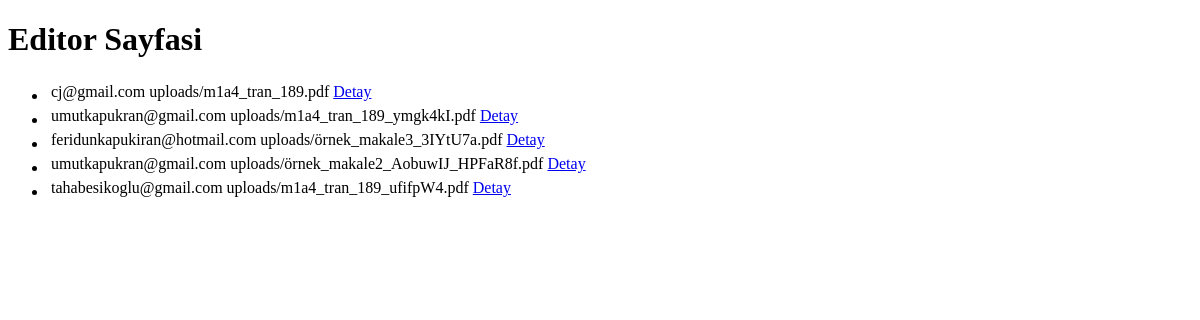
The page /editor/ on the database as committed earlier.
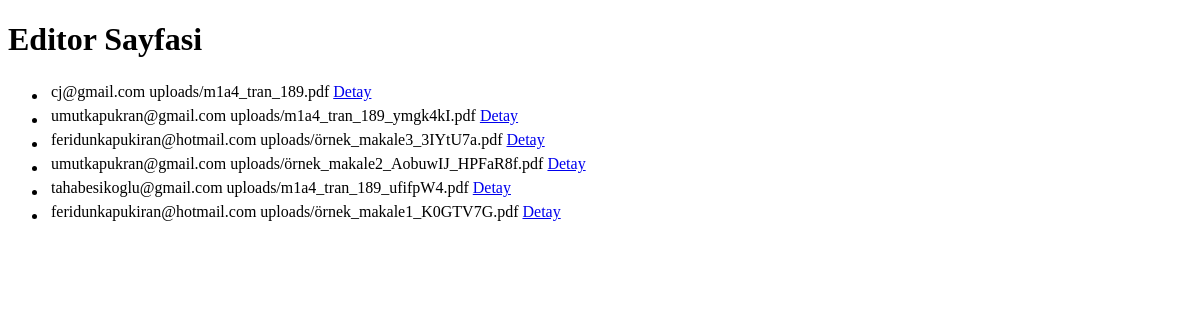
The same page on the database as committed later.
### app/models.py (models this page shows, shortened)
class Article(models.Model):
    file = models.FileField(upload_to='uploads/')
    author_email = models.EmailField()
    upload_date = models.DateTimeField(auto_now_add=True)
    status = models.CharField(max_length=255, default="Anonimleştirilmemiş")
    konu = models.TextField(blank=True, null=True)
    hakem = models.ForeignKey("Reviewer", on_delete=models.SET_NULL, null=True, blank=True)
    tracking_number = models.CharField(max_length=100, unique=True)
    anon_pdf = models.FileField(upload_to='uploads/', null=True, blank=True)  # 🟢 Burada tutulacak
    degerlendirilmis_pdf = models.FileField(upload_to='uploads/', null=True, blank=True)

### app/views.py (the view)
# urls.py: path('editor/' , views.editor),
def editor(request):
    articles = Article.objects.all()
    return render(request, "editor.html", {"articles": articles})

### app/templates/editor.html (shortened to what this page needs)
<!DOCTYPE html>
<html lang="en">
<head>
</head>
<body>
    <h1>Editor Sayfasi</h1>
    <ul>
        {% for article in articles %}
        <li>
            <table>
                <tr>
                    <td>{{article.author_email}}</td>
                    <td>{{article.file}}</td>
                    <td>
                        <a href="{% url 'articledetail' article.id %}">Detay</a>
                    </td>
                </tr>
            </table>
        </li>
        {% endfor %}
    </ul>
</body>
</html>

Rows that differ between the two databases and show on the page:
added Article: author_email "feridunkapukiran@hotmail.com", file "uploads/örnek_makale1_K0GTV7G.pdf"
